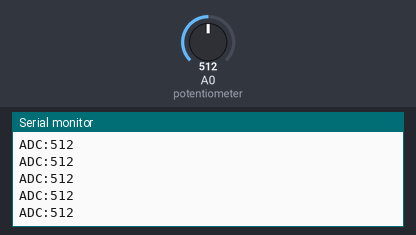
A sketch run on a simulated Arduino Uno, built with avr-gcc and run on an emulated ATmega328P. Shown: the last lines printed to the serial monitor. The inputs (shaded band) are chosen by the test bench; at power-on: A0 (potentiometer) = 512.

Above: at 1.2 s.
1.3 s: A0 (potentiometer) set to 716
At 1.31 s:
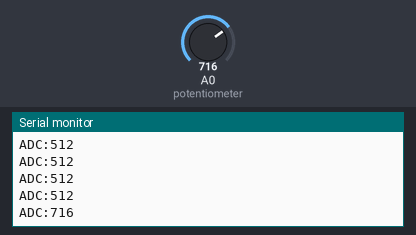
2.8 s: A0 (potentiometer) set to 900
At 2.81 s:
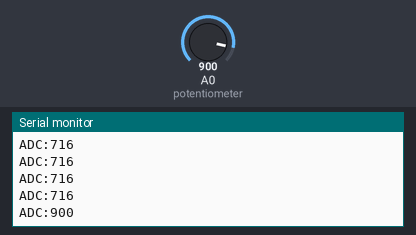
Timing chart, 0 to 5.8 s (numbered marks = the images above; inputs shaded):
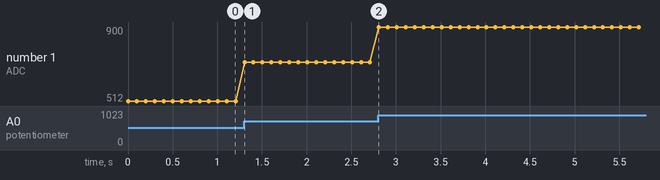

The sketch:

sketch.ino
```cpp
#include <Arduino.h>

void setup() {
  Serial.begin(115200);
  pinMode(A0, INPUT);
}

void loop() {
  int value = analogRead(A0);
  Serial.print("ADC:");
  Serial.println(value);
  delay(100);
}
```

Measured:
- after the input at 1.3 s, the serial monitor: prints a new line at once (image 1)
- after the input at 2.8 s, the serial monitor: prints a new line at once (image 2)
- plotted number 1: 512 → 716 after the input at 1.3 s, 716 → 900 after the input at 2.8 s
